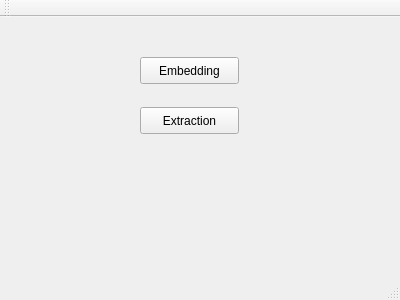
<?xml version="1.0" encoding="UTF-8"?>
<ui version="4.0">
 <class>MainWindow</class>
 <widget class="QMainWindow" name="MainWindow">
  <property name="geometry">
   <rect>
    <x>0</x>
    <y>0</y>
    <width>400</width>
    <height>300</height>
   </rect>
  </property>
  <property name="windowTitle">
   <string>MainWindow</string>
  </property>
  <widget class="QWidget" name="centralWidget">
   <widget class="QPushButton" name="pushButton">
    <property name="geometry">
     <rect>
      <x>140</x>
      <y>40</y>
      <width>99</width>
      <height>27</height>
     </rect>
    </property>
    <property name="text">
     <string>Embedding</string>
    </property>
   </widget>
   <widget class="QPushButton" name="pushButton_2">
    <property name="geometry">
     <rect>
      <x>140</x>
      <y>90</y>
      <width>99</width>
      <height>27</height>
     </rect>
    </property>
    <property name="text">
     <string>Extraction</string>
    </property>
   </widget>
  </widget>
  <widget class="QMenuBar" name="menuBar">
   <property name="geometry">
    <rect>
     <x>0</x>
     <y>0</y>
     <width>400</width>
     <height>25</height>
    </rect>
   </property>
  </widget>
  <widget class="QToolBar" name="mainToolBar">
   <attribute name="toolBarArea">
    <enum>TopToolBarArea</enum>
   </attribute>
   <attribute name="toolBarBreak">
    <bool>false</bool>
   </attribute>
  </widget>
  <widget class="QStatusBar" name="statusBar"/>
 </widget>
 <layoutdefault spacing="6" margin="11"/>
 <resources/>
 <connections/>
</ui>
